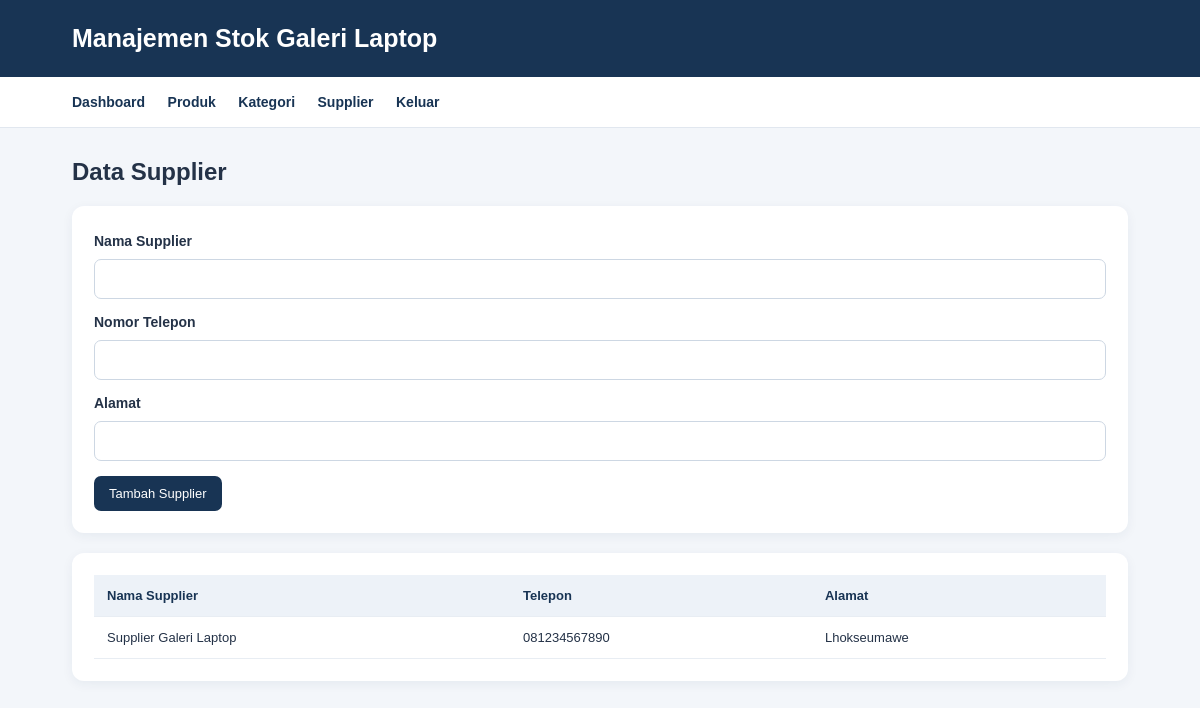
Page /suppliers.php (signed in) on the committed database.
### tables this page shows
CREATE TABLE suppliers (
    id INT AUTO_INCREMENT PRIMARY KEY,
    name VARCHAR(100) NOT NULL,
    phone VARCHAR(30),
    address VARCHAR(255)
);

### suppliers.php (the view, shortened to what this page needs)
<?php
require_once 'config.php';
$suppliers = $pdo->query(
    'SELECT * FROM suppliers ORDER BY name'
)->fetchAll();
?>
<!DOCTYPE html>
<html lang="id">
<head>
    <link rel="stylesheet" href="style.css">
</head>
<body>
<header><h1>Manajemen Stok Galeri Laptop</h1></header>
<nav>
    <a href="dashboard.php">Dashboard</a>
    <a href="products.php">Produk</a>
    <a href="categories.php">Kategori</a>
    <a href="suppliers.php">Supplier</a>
    <a href="logout.php">Keluar</a>
</nav>
<main class="container">
    <h2>Data Supplier</h2>
    <section class="panel">
        <form method="POST">
            <label>Nama Supplier</label>
            <input name="nama" required>
            <label>Nomor Telepon</label>
            <input name="telepon">
            <label>Alamat</label>
            <input name="alamat">
            <button type="submit">Tambah Supplier</button>
        </form>
    </section>
    <section class="panel table-wrap">
        <table>
            <tr>
                <th>Nama Supplier</th>
                <th>Telepon</th>
                <th>Alamat</th>
            </tr>
            <?php foreach ($suppliers as $s): ?>
            <tr>
                <td><?= htmlspecialchars($s['name']) ?></td>
                <td><?= htmlspecialchars($s['phone'] ?? '') ?></td>
                <td><?= htmlspecialchars($s['address'] ?? '') ?></td>
            </tr>
            <?php endforeach; ?>
        </table>
    </section>
</main>
</body>
</html>

### style.css (style rules this page uses)
* { box-sizing: border-box; }
body { margin: 0; font-family: Arial, sans-serif; background: #f3f6fa; color: #243247; }
header { background: #183454; color: white; padding: 24px 6%; }
header h1 { margin: 0; font-size: 25px; }
nav { background: white; padding: 16px 6%; border-bottom: 1px solid #e1e7ef; }
nav a { display: inline-block; margin-right: 18px; color: #183454; text-decoration: none; font-size: 14px; font-weight: bold; }
.container { width: 88%; max-width: 1200px; margin: 30px auto; }
.card, .panel { background: white; padding: 22px; border-radius: 12px; box-shadow: 0 3px 12px rgba(20, 45, 78, 0.06); margin-bottom: 20px; }
form { display: flex; flex-direction: column; gap: 10px; }
label { font-size: 14px; font-weight: bold; margin-top: 5px; }
input, select, textarea { width: 100%; padding: 11px; border: 1px solid #cdd7e3; border-radius: 7px; font-family: inherit; font-size: 14px; background: white; }
button, .button { display: inline-block; width: fit-content; padding: 10px 15px; background: #183454; color: white; border: none; border-radius: 7px; text-decoration: none; font-size: 13px; cursor: pointer; margin-top: 5px; }
.table-wrap { overflow-x: auto; }
table { width: 100%; border-collapse: collapse; min-width: 650px; }
th, td { padding: 13px; text-align: left; border-bottom: 1px solid #e8edf3; font-size: 13px; }
th { background: #edf2f8; color: #183454; }

### rows in the picture
suppliers: name "Supplier Galeri Laptop", phone "081234567890", address "Lhokseumawe"
